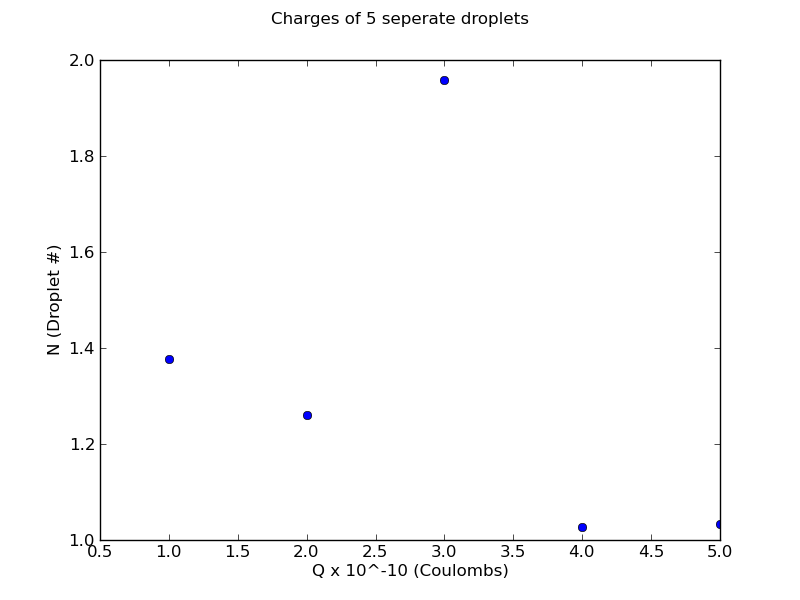

Here is the Python script that generated this plot:
import scipy
import numpy as np
import matplotlib.pyplot as plt

# R = [1.99, 2.18, 2.44, 2.08, 2.18] all times 10^-5
# M = [3.345, 4.397, 6.166, 3.819, 4.397] all timess 10^-9
N = [1, 2, 3, 4, 5]
Q = [1.377, 1.260, 1.958, 1.027, 1.034] # all values times 10^-10

plt.errorbar(N, Q,  yerr=0, fmt='bo')

plt.xlabel("Q x 10^-10 (Coulombs)")
plt.ylabel("N (Droplet #)")
plt.suptitle("Charges of 5 seperate droplets")
plt.legend(loc=0)

# II Now all readings are with one droplet
# R1 = [1.845, 1.994, 1.915, 1.783] all times 10^-5
# M1 = [2.666, 3.365, 2.981, 2.405] all times 10^-9
# R2 = [2.612, 2.184, 2.184, 2.184] all times 10^-5
# M2 = [7.563, 4.421, 4.421, 4.421] all times 10^-9



plt.show()
